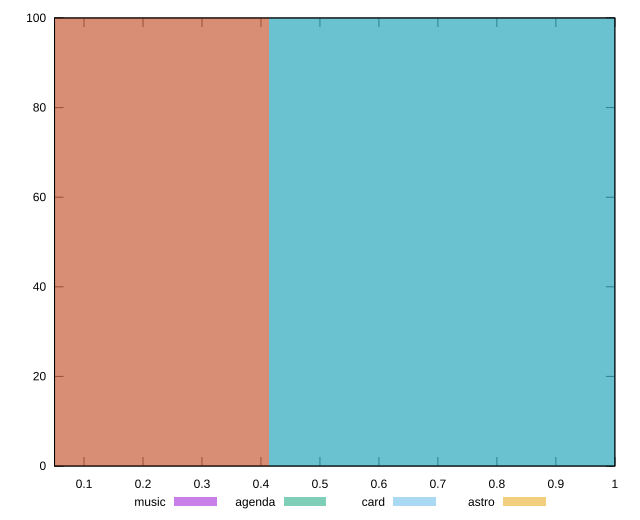

Source code (gnuplot):
reset

$music <<EOF
0 100
EOF

$agenda <<EOF
0.827694619851339 100
EOF

$card <<EOF
0.827694619851339 100
EOF

$astro <<EOF
0 100
EOF

set key outside below
set boxwidth 0.827694619851339
set xrange [0.05:1]
set yrange [0:100]
set trange [0:100]
set style fill transparent solid 0.5 noborder
set terminal svg size 640, 520 enhanced background rgb 'white'
set output "reports/report_00032_2021-02-25T10-28-15.087Z/max-potential-fid/comparison/histogram/all_score.svg"

plot $music title "music" with boxes, \
     $agenda title "agenda" with boxes, \
     $card title "card" with boxes, \
     $astro title "astro" with boxes

reset
